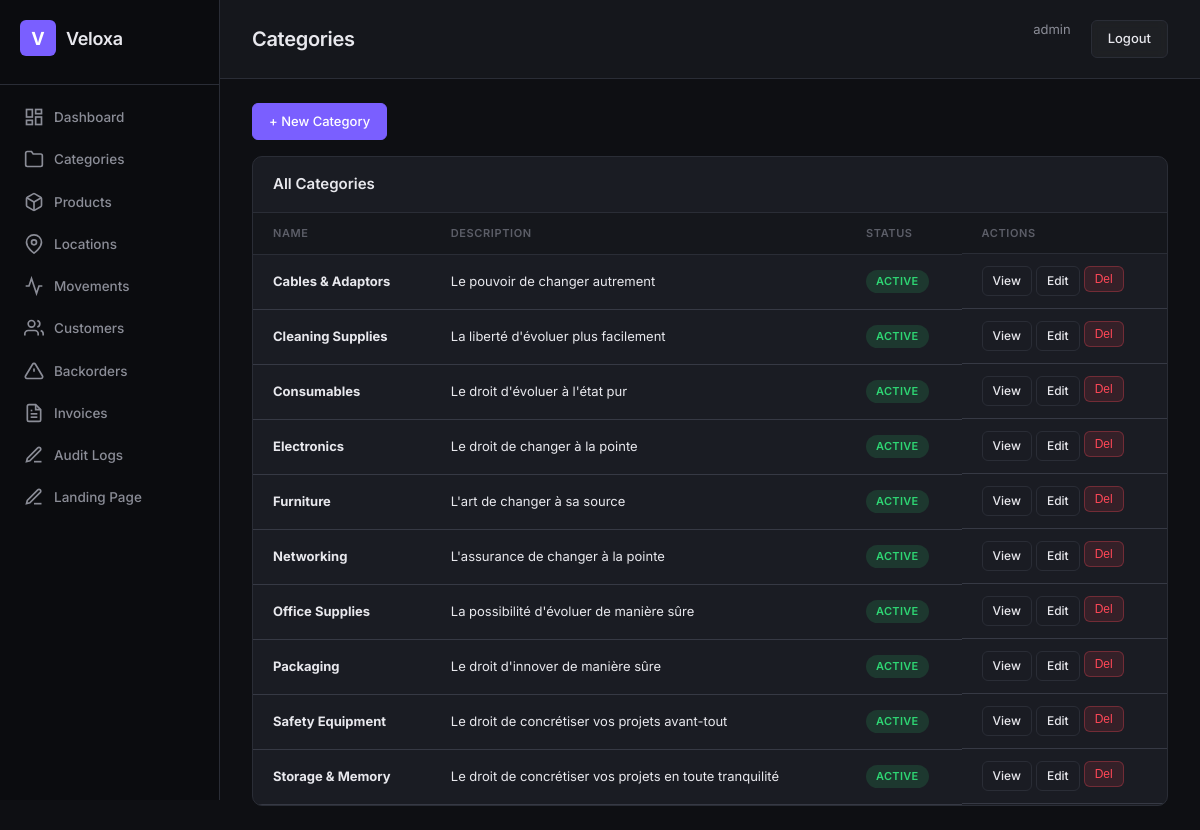
The page /categories/ (signed in) on the database its author committed.
### apps/accounts/models.py (models this page shows, shortened)
class User(AbstractUser):
    objects = TenantAwareUserManager()
    ROLE_CHOICES = [
        ("super_admin", "Super Admin"),
        ("warehouse_manager", "Warehouse Manager"),
        ("auditor", "Auditor"),
        ("viewer", "Read-Only Viewer"),
    ]
    role = models.CharField(max_length=32, choices=ROLE_CHOICES, default="viewer")
    phone = models.CharField(max_length=20, blank=True)
    tenant = models.ForeignKey(
        "tenants.Tenant", on_delete=models.CASCADE,
        null=True, blank=True, related_name="users",
    )
    class Meta:
        db_table = "accounts_user"
        verbose_name = "User"
        verbose_name_plural = "Users"

### apps/warehouse/models/product.py (models this page shows, shortened)
class Category(models.Model):
    name = models.CharField(max_length=100, unique=True)
    description = models.TextField(blank=True)
    is_active = models.BooleanField(default=True)
    created_at = models.DateTimeField(auto_now_add=True)
    tenant = models.ForeignKey(
        "tenants.Tenant", on_delete=models.CASCADE,
        null=True, blank=True, related_name="%(class)s_set",
    )
    objects = TenantAwareManager()
    class Meta:
        db_table = "warehouse_category"
        verbose_name_plural = "Categories"
        ordering = ["name"]

### config/views.py (the view)
# urls.py: path("categories/", views.category_list, name="category-list"),
@login_required
def category_list(request):
    return render(request, "categories.html", {"categories": Category.objects.all()})

### apps/accounts/models.py (called while the page is built)
    def get_queryset(self):
        from apps.tenants.utils import get_current_tenant_id
        qs = super().get_queryset()
        tenant_id = get_current_tenant_id()
        if tenant_id is not None:
            return qs.filter(tenant_id=tenant_id)
        return qs

### apps/tenants/managers.py (called while the page is built)
    def get_queryset(self):
        qs = super().get_queryset()
        tenant_id = get_current_tenant_id()
        if tenant_id is not None:
            return qs.filter(tenant_id=tenant_id)
        return qs

### apps/tenants/utils.py (called while the page is built)
def set_current_tenant(tenant):
    _thread_local.tenant = tenant

def get_current_tenant():
    return getattr(_thread_local, "tenant", None)

def get_current_tenant_id():
    tenant = get_current_tenant()
    return tenant.id if tenant else None

### templates/categories.html
{% extends 'base.html' %}{% block title %}Categories — Veloxa Warehouse{% endblock %}{% block page_title %}Categories{% endblock %}{% block active %}categories{% endblock %}
{% block content %}
<div style="margin-bottom:16px"><a href="{% url 'category-create' %}" class="btn btn-primary">+ New Category</a></div>
<div class="card"><div class="card-header"><h2>All Categories</h2></div><div class="card-body">
<table class="table"><thead><tr><th>Name</th><th>Description</th><th>Status</th><th class="actions-cell">Actions</th></tr></thead>
<tbody>{% for cat in categories %}<tr><td><strong>{{ cat.name }}</strong></td><td>{{ cat.description|default:"—"|truncatewords:10 }}</td><td>{% if cat.is_active %}<span class="badge badge-success">Active</span>{% else %}<span class="badge badge-muted">Inactive</span>{% endif %}</td><td class="actions-cell"><a href="{% url 'category-detail' pk=cat.pk %}" class="btn btn-sm">View</a><a href="{% url 'category-update' pk=cat.pk %}" class="btn btn-sm">Edit</a><form method="post" action="{% url 'category-delete' pk=cat.pk %}">{% csrf_token %}<button class="btn btn-sm btn-danger">Del</button></form></td></tr>{% empty %}<tr><td colspan="4" class="empty">No categories.</td></tr>{% endfor %}</tbody></table></div></div>
{% endblock %}

### templates/base.html (shortened to what this page needs)
{% load static %}
<!DOCTYPE html>
<html lang="en">
<head>
  <link rel="stylesheet" href="{% static 'css/style.css' %}">
</head>
<body>
  <div class="layout">
    <aside class="sidebar">
      <div class="sidebar-brand">
        <div class="brand-icon">V</div>
        <span class="brand-text">Veloxa</span>
      </div>
      <nav class="sidebar-nav">
        <a href="{% url 'dashboard' %}" class="nav-item {% if active == 'dashboard' %}active{% endif %}">
          <svg width="20" height="20" viewBox="0 0 24 24" fill="none" stroke="currentColor" stroke-width="2"><rect x="3" y="3" width="7" height="9"/><rect x="14" y="3" width="7" height="5"/><rect x="14" y="12" width="7" height="9"/><rect x="3" y="16" width="7" height="5"/></svg>
          Dashboard
        </a>
        <a href="{% url 'category-list' %}" class="nav-item {% if active == 'categories' %}active{% endif %}">
          <svg width="20" height="20" viewBox="0 0 24 24" fill="none" stroke="currentColor" stroke-width="2"><path d="M22 19a2 2 0 0 1-2 2H4a2 2 0 0 1-2-2V5a2 2 0 0 1 2-2h5l2 3h9a2 2 0 0 1 2 2z"/></svg>
          Categories
        </a>
        <a href="{% url 'product-list' %}" class="nav-item {% if active == 'products' %}active{% endif %}">
          Products
        </a>
        <a href="{% url 'location-list' %}" class="nav-item {% if active == 'locations' %}active{% endif %}">
          <svg width="20" height="20" viewBox="0 0 24 24" fill="none" stroke="currentColor" stroke-width="2"><path d="M21 10c0 7-9 13-9 13s-9-6-9-13a9 9 0 0 1 18 0z"/><circle cx="12" cy="10" r="3"/></svg>
          Locations
        </a>
        <a href="{% url 'movement-list' %}" class="nav-item {% if active == 'movements' %}active{% endif %}">
          <svg width="20" height="20" viewBox="0 0 24 24" fill="none" stroke="currentColor" stroke-width="2"><polyline points="22 12 18 12 15 21 9 3 6 12 2 12"/></svg>
          Movements
        </a>
        <a href="{% url 'customer-list' %}" class="nav-item {% if active == 'customers' %}active{% endif %}">
          <svg width="20" height="20" viewBox="0 0 24 24" fill="none" stroke="currentColor" stroke-width="2"><path d="M17 21v-2a4 4 0 0 0-4-4H5a4 4 0 0 0-4 4v2"/><circle cx="9" cy="7" r="4"/><path d="M23 21v-2a4 4 0 0 0-3-3.87"/><path d="M16 3.13a4 4 0 0 1 0 7.75"/></svg>
          Customers
        </a>
        <a href="{% url 'backorder-list' %}" class="nav-item {% if active == 'backorders' %}active{% endif %}">
          <svg width="20" height="20" viewBox="0 0 24 24" fill="none" stroke="currentColor" stroke-width="2"><path d="M10.29 3.86L1.82 18a2 2 0 0 0 1.71 3h16.94a2 2 0 0 0 1.71-3L13.71 3.86a2 2 0 0 0-3.42 0z"/><line x1="12" y1="9" x2="12" y2="13"/><line x1="12" y1="17" x2="12.01" y2="17"/></svg>
          Backorders
        </a>
        <a href="{% url 'invoice-list' %}" class="nav-item {% if active == 'invoices' %}active{% endif %}">
          <svg width="20" height="20" viewBox="0 0 24 24" fill="none" stroke="currentColor" stroke-width="2"><path d="M14 2H6a2 2 0 0 0-2 2v16a2 2 0 0 0 2 2h12a2 2 0 0 0 2-2V8z"/><polyline points="14 2 14 8 20 8"/><line x1="16" y1="13" x2="8" y2="13"/><line x1="16" y1="17" x2="8" y2="17"/><polyline points="10 9 9 9 8 9"/></svg>
          Invoices
        </a>
        <a href="{% url 'audit-log-list' %}" class="nav-item {% if active == 'audit' %}active{% endif %}">
          <svg width="20" height="20" viewBox="0 0 24 24" fill="none" stroke="currentColor" stroke-width="2"><path d="M12 20h9"/><path d="M16.5 3.5a2.121 2.121 0 0 1 3 3L7 19l-4 1 1-4L16.5 3.5z"/></svg>
          Audit Logs
        </a>
        <a href="{% url 'landing-manage' %}" class="nav-item {% if active == 'landing' %}active{% endif %}">
          <svg width="20" height="20" viewBox="0 0 24 24" fill="none" stroke="currentColor" stroke-width="2"><path d="M12 20h9"/><path d="M16.5 3.5a2.121 2.121 0 0 1 3 3L7 19l-4 1 1-4L16.5 3.5z"/></svg>
          Landing Page
        </a>
      </nav>
    </aside>
    <main class="main">
      <header class="topbar">
        <h1 class="page-title">{% block page_title %}Dashboard{% endblock %}</h1>
        <div class="topbar-right">
          <a href="{% url 'profile' %}" style="color:var(--text-secondary);font-size:13px;margin-right:12px;text-decoration:none">{{ request.user.username }}</a>
          <a href="{% url 'logout' %}" class="btn btn-glass">Logout</a>
        </div>
      </header>
      <div class="content">
        {% block content %}{% endblock %}
      </div>
    </main>
  </div>
</body>
</html>

### static/css/style.css (style rules this page uses)
:root { --bg-primary: #0e0f13; --bg-secondary: #15171c; --bg-card: #1a1c23; --bg-card-hover: #1f2129; --bg-sidebar: #0b0c0f; --border: #2a2d36; --border-light: #363944; --text-primary: #e8e8ed; --text-secondary: #8b8d97; --text-muted: #5c5e68; --accent: #7a5fff; --accent-hover: #6b50e8; --accent-glow: rgba(122, 95, 255, 0.15); --success: #2ed573; --warning: #ffa502; --danger: #ff4757; --info: #3b82f6; --radius: 10px; --radius-sm: 6px; --shadow: 0 2px 8px rgba(0,0,0,.3); }
* { margin: 0; padding: 0; box-sizing: border-box; }
body { font-family: "Inter", -apple-system, BlinkMacSystemFont, sans-serif; background: var(--bg-primary); color: var(--text-primary); font-size: 14px; line-height: 1.5; }
.layout { display: flex; min-height: 100vh; }
.sidebar { width: 220px; background: var(--bg-sidebar); border-right: 1px solid var(--border); padding: 0; display: flex; flex-direction: column; position: fixed; top: 0; left: 0; height: 100vh; z-index: 100; backdrop-filter: blur(12px); }
.sidebar-brand { display: flex; align-items: center; gap: 10px; padding: 20px 20px 28px; border-bottom: 1px solid var(--border); }
.brand-icon { width: 36px; height: 36px; background: var(--accent); border-radius: var(--radius-sm); display: flex; align-items: center; justify-content: center; font-weight: 700; font-size: 18px; color: #fff; }
.brand-text { font-size: 18px; font-weight: 600; letter-spacing: -.3px; }
.sidebar-nav { padding: 12px 10px; display: flex; flex-direction: column; gap: 2px; }
.nav-item { display: flex; align-items: center; gap: 10px; padding: 10px 14px; color: var(--text-secondary); text-decoration: none; border-radius: var(--radius-sm); font-size: 13.5px; font-weight: 500; transition: all .15s; }
.main { margin-left: 220px; flex: 1; padding: 0; }
.topbar { display: flex; align-items: center; justify-content: space-between; padding: 20px 32px; border-bottom: 1px solid var(--border); background: var(--bg-secondary); position: sticky; top: 0; z-index: 50; backdrop-filter: blur(8px); }
.page-title { font-size: 20px; font-weight: 600; letter-spacing: -.3px; }
.topbar-right { display: flex; gap: 8px; }
.content { padding: 24px 32px; }
.card { background: var(--bg-card); border: 1px solid var(--border); border-radius: var(--radius); overflow: hidden; }
.card-header { padding: 16px 20px; border-bottom: 1px solid var(--border); }
.card-header h2 { font-size: 15px; font-weight: 600; }
.card-body { padding: 0; }
.table { width: 100%; border-collapse: collapse; }
.table th { text-align: left; padding: 12px 20px; font-size: 11px; font-weight: 600; text-transform: uppercase; letter-spacing: .6px; color: var(--text-muted); border-bottom: 1px solid var(--border); background: var(--bg-secondary); }
.table td { padding: 12px 20px; border-bottom: 1px solid var(--border-light); font-size: 13px; }
.badge { display: inline-block; padding: 3px 10px; border-radius: 20px; font-size: 11px; font-weight: 600; letter-spacing: .3px; text-transform: uppercase; }
.badge-success { background: rgba(46, 213, 115, .15); color: var(--success); }
.btn { display: inline-flex; align-items: center; gap: 6px; padding: 8px 16px; border: 1px solid var(--border); border-radius: var(--radius-sm); background: var(--bg-card); color: var(--text-primary); font-size: 13px; font-weight: 500; cursor: pointer; transition: all .15s; text-decoration: none; }
.btn-glass { background: rgba(255,255,255,.04); backdrop-filter: blur(4px); }
.btn-primary { background: var(--accent); color: #fff; border-color: var(--accent); }
.btn-danger { background: rgba(255,71,87,.12); color: var(--danger); border-color: rgba(255,71,87,.3); }
.btn-sm { padding: 5px 10px; font-size: 12px; }
.actions-cell { display: flex; gap: 4px; }

### rows shown on the page
User: user.username "admin"
Category: name "Cables & Adaptors", description "Le pouvoir de changer autrement", is_active "ACTIVE"
Category: name "Cleaning Supplies", description "La liberté d'évoluer plus facilement", is_active "ACTIVE"
Category: name "Consumables", description "Le droit d'évoluer à l'état pur", is_active "ACTIVE"
Category: name "Electronics", description "Le droit de changer à la pointe", is_active "ACTIVE"
Category: name "Furniture", description "L'art de changer à sa source", is_active "ACTIVE"
Category: name "Networking", description "L'assurance de changer à la pointe", is_active "ACTIVE"
Category: name "Office Supplies", description "La possibilité d'évoluer de manière sûre", is_active "ACTIVE"
Category: name "Packaging", description "Le droit d'innover de manière sûre", is_active "ACTIVE"
Category: name "Safety Equipment", description "Le droit de concrétiser vos projets avant-tout", is_active "ACTIVE"
Category: name "Storage & Memory", description "Le droit de concrétiser vos projets en toute tranquilité", is_active "ACTIVE"
